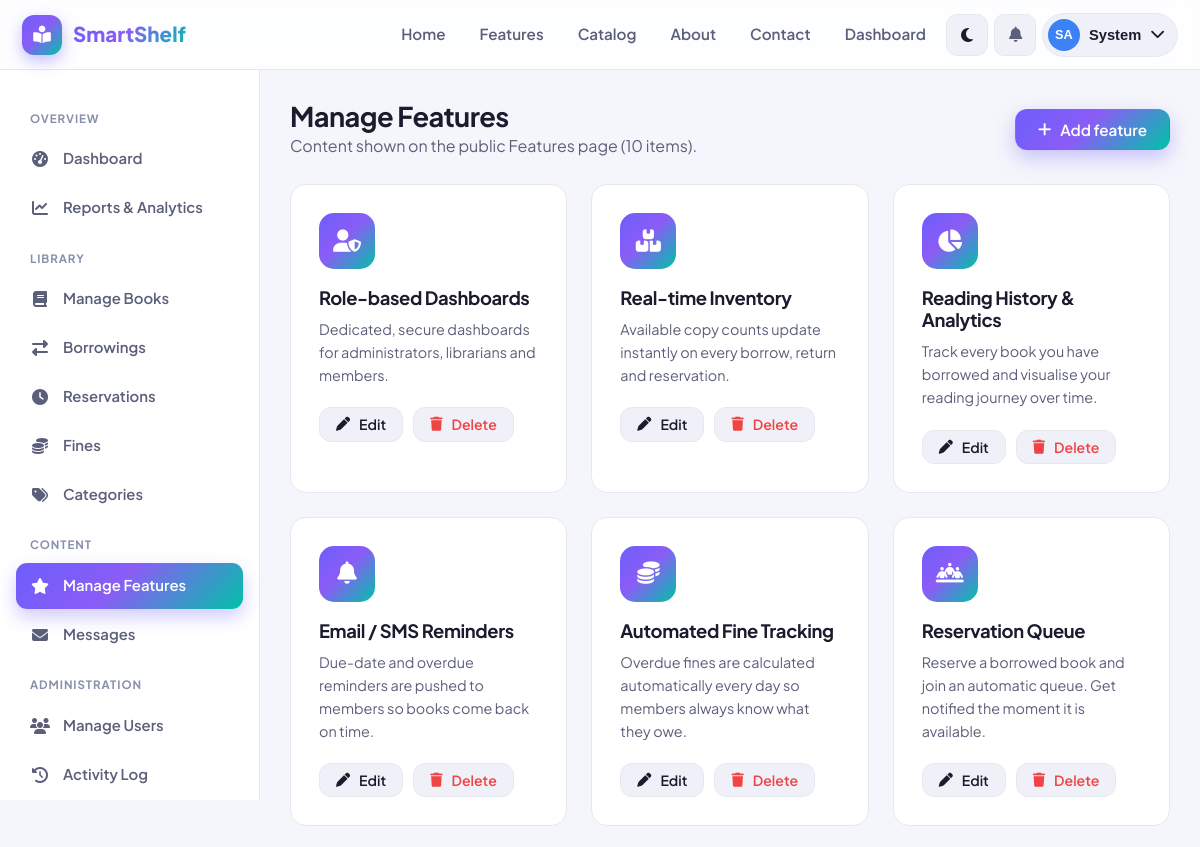
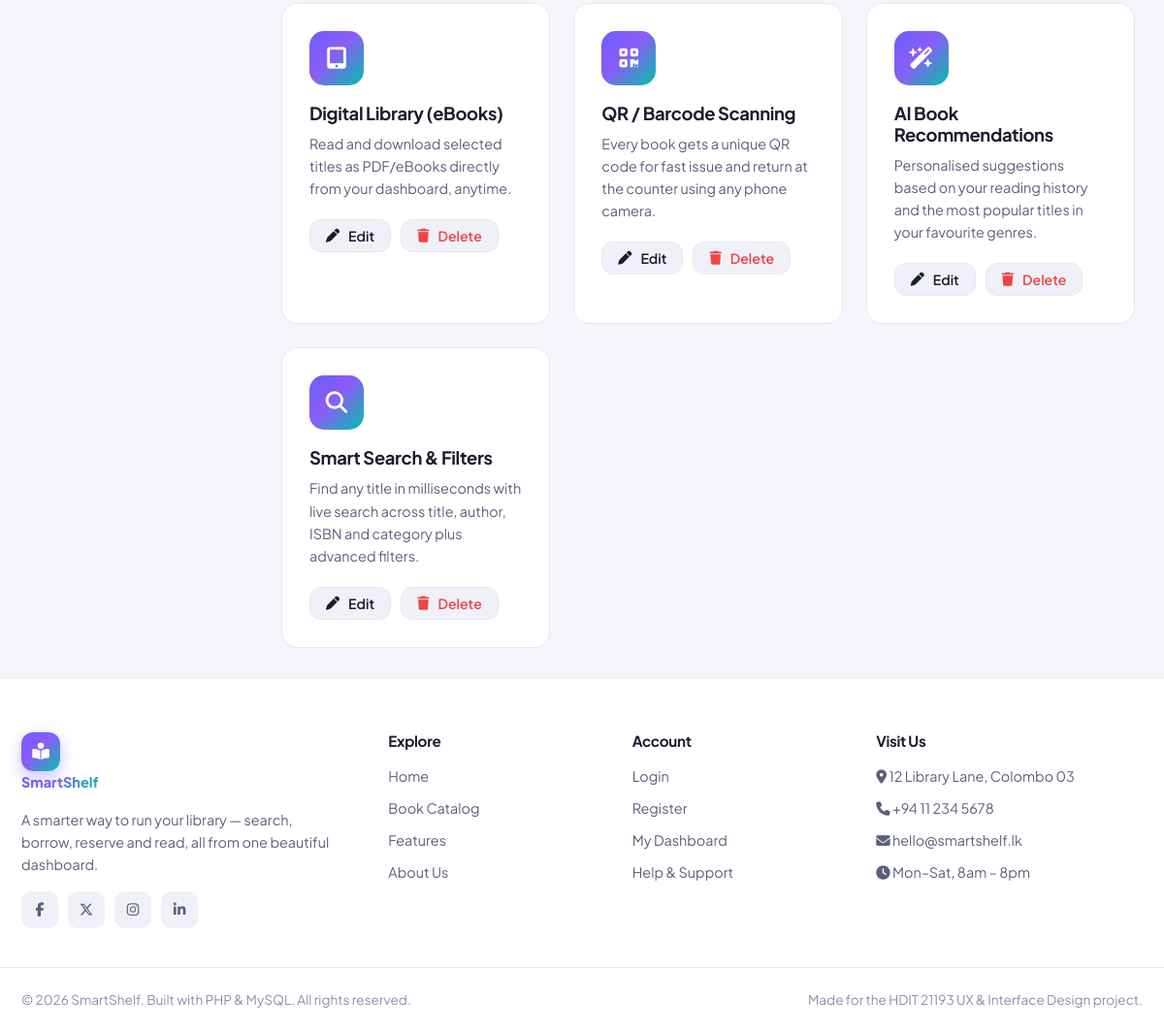
Screenshot of /manage_features.php (signed in) with the database file from the repository (2 pictures, top to bottom).
### tables this page shows
CREATE TABLE `features` (
  `feature_id`   INT(11) NOT NULL AUTO_INCREMENT,
  `feature_name` VARCHAR(120) NOT NULL,
  `description`  TEXT DEFAULT NULL,
  `facilities`   VARCHAR(255) DEFAULT NULL,
  `user`         VARCHAR(120) DEFAULT NULL,
  `image`        VARCHAR(255) DEFAULT NULL,
  `icon`         VARCHAR(60) DEFAULT 'fa-star',
  `created_at`   TIMESTAMP NOT NULL DEFAULT CURRENT_TIMESTAMP,
  PRIMARY KEY (`feature_id`)
);

### functions.php (called while the page is built, shortened)
<?php
require_once __DIR__ . '/config.php';
function e($value)
{
    return htmlspecialchars($value ?? '', ENT_QUOTES, 'UTF-8');
}
function db_select($sql, $types = '', $params = [])
{
    global $conn;
    $stmt = $conn->prepare($sql);
    if ($types) {
        $stmt->bind_param($types, ...$params);
    }
    $stmt->execute();
    $result = $stmt->get_result();
    $rows = $result ? $result->fetch_all(MYSQLI_ASSOC) : [];
    return $rows;
}

### manage_features.php (the view, shortened to what this page needs)
<?php
require_once __DIR__ . '/../includes/functions.php';
$features = db_select("SELECT * FROM features ORDER BY feature_id DESC");
require_once __DIR__ . '/../includes/header.php';
?>
<div class="dash">
    <?php require_once __DIR__ . '/../includes/admin_sidebar.php'; ?>
    <div class="dash-main">
        <div class="dash-header">
            <div><h1>Manage Features</h1><p class="text-soft">Content shown on the public Features page (<?= count($features) ?> items).</p></div>
            <a href="<?= BASE_URL ?>admin/add_features.php" class="btn btn-primary"><i class="fa-solid fa-plus"></i> Add feature</a>
        </div>
        <div class="grid grid-3">
            <?php foreach ($features as $f): ?>
                <div class="feature-card">
                    <div class="feature-icon"><i class="fa-solid <?= e($f['icon']) ?>"></i></div>
                    <h3><?= e($f['feature_name']) ?></h3>
                    <p style="font-size:.9rem"><?= e($f['description']) ?></p>
                    <div class="flex gap-1 mt-2">
                        <a href="<?= BASE_URL ?>admin/edit_features.php?id=<?= $f['feature_id'] ?>" class="btn btn-ghost btn-sm"><i class="fa-solid fa-pen"></i> Edit</a>
                        <form method="post" action="<?= BASE_URL ?>admin/delete_features.php" style="display:inline">
                            <button type="submit" class="btn btn-ghost btn-sm" data-confirm="Delete this feature?" style="color:var(--red)"><i class="fa-solid fa-trash"></i> Delete</button>
                        </form>
                    </div>
                </div>
            <?php endforeach; ?>
        </div>
    </div>
</div>
<?php require_once __DIR__ . '/../includes/footer.php'; ?>

### style.css (style rules this page uses)
:root { --brand: #6d5efc; --brand-2: #00c2a8; --brand-grad: linear-gradient(135deg, #6d5efc 0%, #8b5cf6 45%, #00c2a8 100%); --brand-soft: rgba(109, 94, 252, 0.12); --bg: #f5f6fb; --surface: #ffffff; --surface-2: #f0f1f8; --border: #e6e8f0; --text: #1a1c2e; --text-soft: #5b5f7a; --text-mute: #8a8fab; --green: #10b981; --green-soft: rgba(16, 185, 129, 0.13); --amber: #f59e0b; --amber-soft: rgba(245, 158, 11, 0.14); --red: #ef4444; --red-soft: rgba(239, 68, 68, 0.13); --blue: #3b82f6; --blue-soft: rgba(59, 130, 246, 0.13); --radius: 16px; --radius-sm: 10px; --radius-lg: 24px; --shadow-sm: 0 1px 2px rgba(20, 22, 50, 0.06), 0 2px 8px rgba(20, 22, 50, 0.04); --shadow: 0 4px 14px rgba(20, 22, 50, 0.08); --shadow-lg: 0 18px 48px rgba(20, 22, 50, 0.16); --nav-h: 70px; --maxw: 1200px; --font: 'Plus Jakarta Sans', 'Inter', system-ui, sans-serif; --transition: 0.25s cubic-bezier(0.4, 0, 0.2, 1); }
*, *::before, *::after { box-sizing: border-box; margin: 0; padding: 0; }
html { scroll-behavior: smooth; }
body { font-family: var(--font); background: var(--bg); color: var(--text); line-height: 1.6; -webkit-font-smoothing: antialiased; transition: background var(--transition), color var(--transition); min-height: 100vh; display: flex; flex-direction: column; }
a { color: inherit; text-decoration: none; }
h1, h2, h3, h4 { line-height: 1.2; font-weight: 700; letter-spacing: -0.02em; }
.btn { display: inline-flex; align-items: center; justify-content: center; gap: 9px; padding: 12px 22px; border-radius: 12px; font-family: var(--font); font-weight: 600; font-size: 0.95rem; cursor: pointer; border: 1px solid transparent; transition: var(--transition); white-space: nowrap; line-height: 1; }
.btn-sm { padding: 9px 16px; font-size: 0.88rem; }
.btn-primary { background: var(--brand-grad); color: #fff; box-shadow: 0 8px 20px rgba(109, 94, 252, 0.35); }
.btn-ghost { background: var(--surface-2); color: var(--text); border-color: var(--border); }
.grid { display: grid; gap: 24px; }
.grid-3 { grid-template-columns: repeat(3, 1fr); }
.feature-card { background: var(--surface); border: 1px solid var(--border); border-radius: var(--radius); padding: 28px; transition: var(--transition); position: relative; overflow: hidden; }
.feature-icon { width: 56px; height: 56px; border-radius: 15px; display: grid; place-items: center; font-size: 1.4rem; color: #fff; margin-bottom: 18px; background: var(--brand-grad); }
.feature-card h3 { font-size: 1.15rem; margin-bottom: 9px; }
.feature-card p { color: var(--text-soft); font-size: 0.94rem; }
.dash { display: grid; grid-template-columns: 260px 1fr; min-height: calc(100vh - var(--nav-h)); }
.dash-main { padding: 30px; overflow-x: hidden; }
.dash-header { display: flex; align-items: center; justify-content: space-between; flex-wrap: wrap; gap: 16px; margin-bottom: 26px; }
.dash-header h1 { font-size: 1.7rem; }
.dash-header p { color: var(--text-soft); }
.text-soft { color: var(--text-soft); }
.mt-2 { margin-top: 20px; }
.flex { display: flex; }
.gap-1 { gap: 10px; }

### rows the page displays
features: feature_name "Role-based Dashboards", description "Dedicated, secure dashboards for administrators, librarians and members."
features: feature_name "Real-time Inventory", description "Available copy counts update instantly on every borrow, return and reservation."
features: feature_name "Reading History & Analytics", description "Track every book you have borrowed and visualise your reading journey over time."
features: feature_name "Email / SMS Reminders", description "Due-date and overdue reminders are pushed to members so books come back on time."
features: feature_name "Automated Fine Tracking", description "Overdue fines are calculated automatically every day so members always know what they owe."
features: feature_name "Reservation Queue", description "Reserve a borrowed book and join an automatic queue. Get notified the moment it is available."
features: feature_name "Digital Library (eBooks)", description "Read and download selected titles as PDF/eBooks directly from your dashboard, anytime."
features: feature_name "QR / Barcode Scanning", description "Every book gets a unique QR code for fast issue and return at the counter using any phone camera."
features: feature_name "AI Book Recommendations", description "Personalised suggestions based on your reading history and the most popular titles in your favourite genres."
features: feature_name "Smart Search & Filters", description "Find any title in milliseconds with live search across title, author, ISBN and category plus advanced filters."

### other values shown
SITE_NAME "SmartShelf"
initials($_SESSION['fullname']) "SA"
explode(' ', $_SESSION['fullname'])[0] "System"
count($features) "10"
